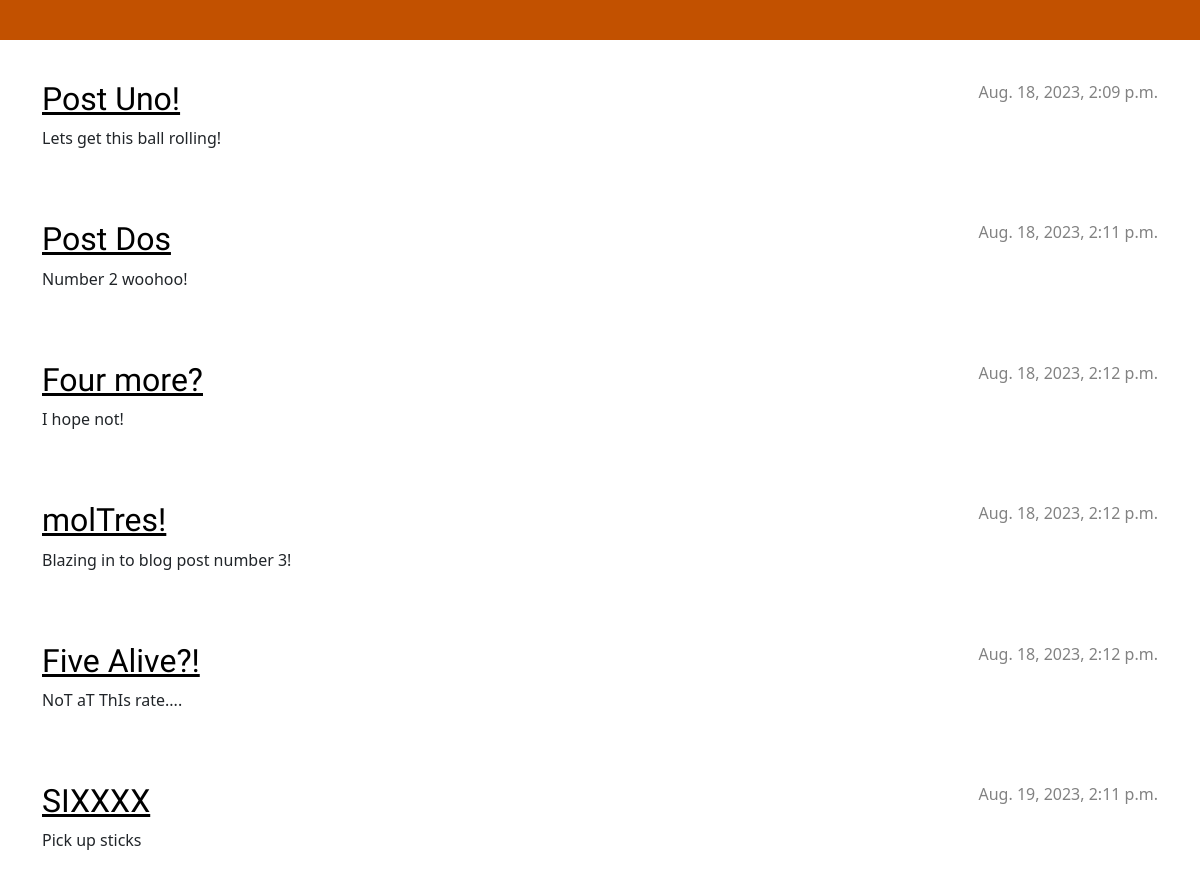
The app's page /, older data.
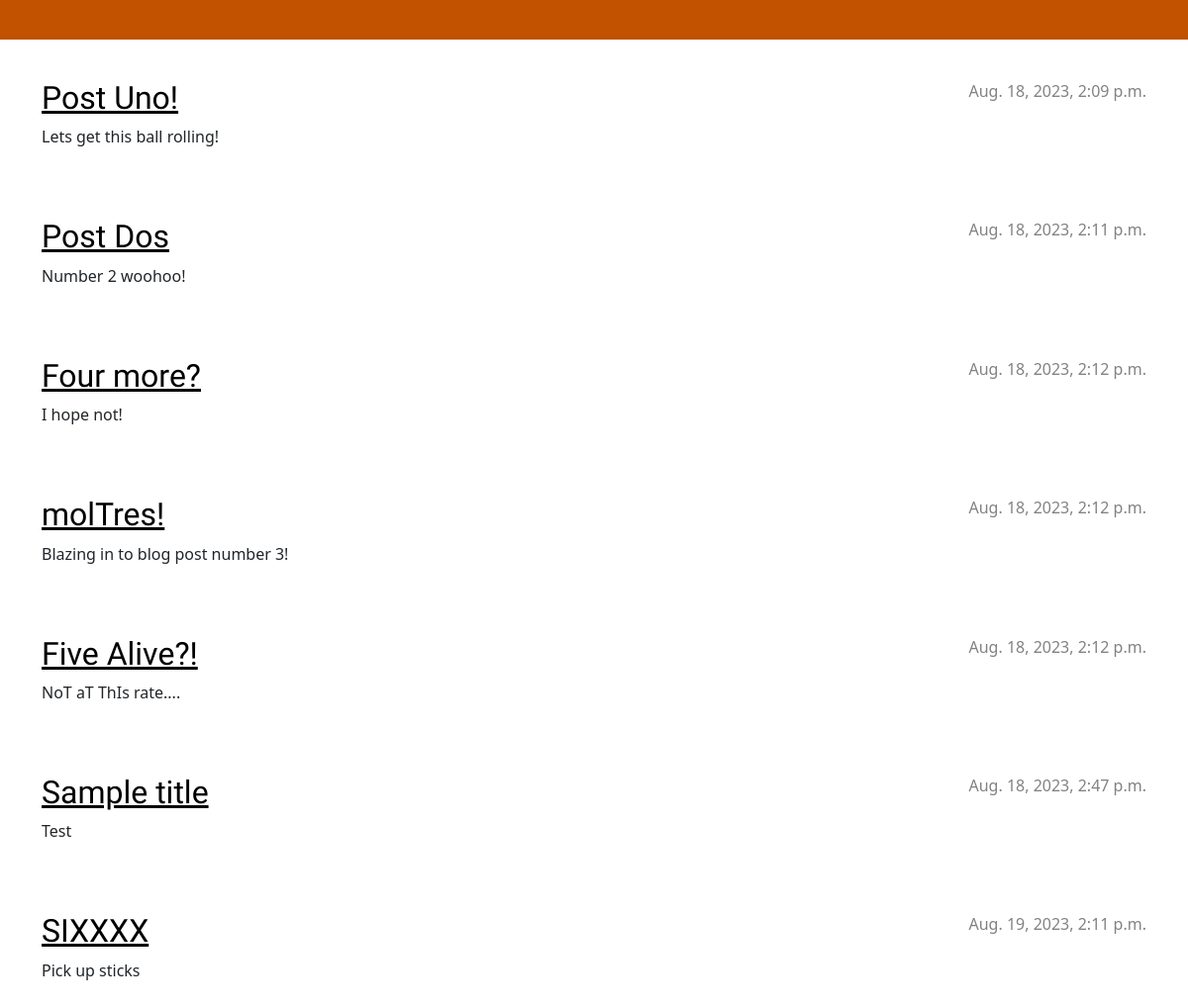
The same page, newer data.
### blog/models.py (models this page shows, shortened)
class Post(models.Model):
    author = models.ForeignKey(settings.AUTH_USER_MODEL, on_delete=models.CASCADE)
    title = models.CharField(max_length=200)
    text = models.TextField()
    created_date = models.DateTimeField(default=timezone.now)
    published_date = models.DateTimeField(blank=True, null=True)

### blog/views.py (the view)
# urls.py: path('', views.post_list, name='post_list'),
def post_list(request):
    posts = Post.objects.filter(published_date__lte=timezone.now()).order_by('published_date')
    return render(request, 'blog/post_list.html', {'posts': posts})

### blog/templates/blog/post_list.html
{% extends 'blog/base.html' %}
{% block content %}
{% for post in posts %}
<article class="post">
    <time class="date">
        {{ post.published_date }}
    </time>
    <h2><a href="{% url 'post_detail' pk=post.pk %}">{{ post.title }}</a></h2>
    <p>{{ post.text|linebreaksbr }}</p>
</article>
{% endfor %}
{% endblock %}

Row changes from the older to the newer data that the page shows:
added Post: published_date "Aug. 18, 2023, 2:47 p.m.", title "Sample title", text "Test"
